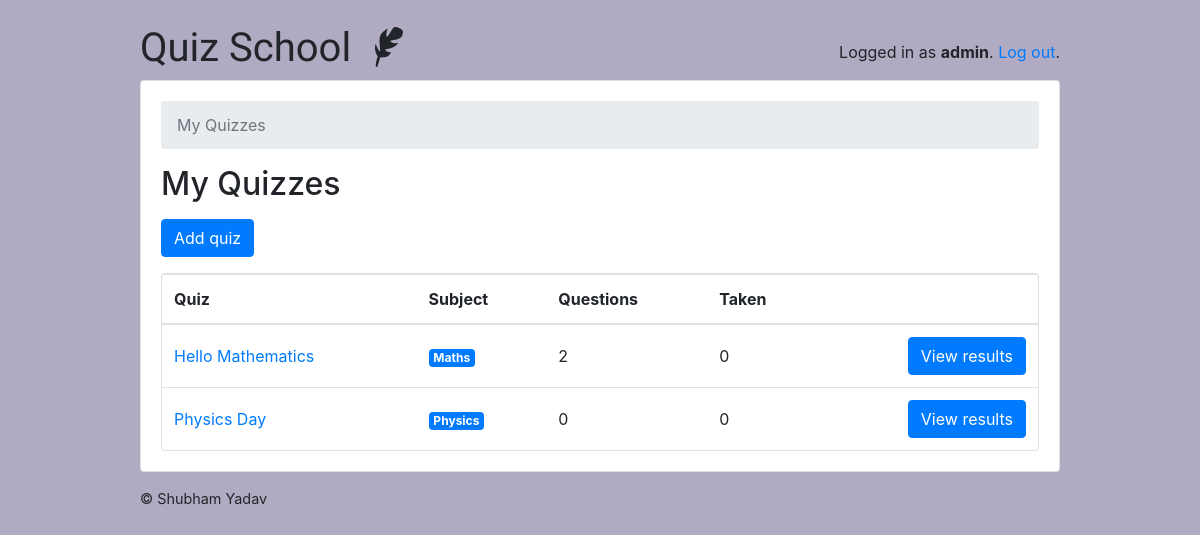
Screenshot of /teachers/ (signed in) with the database file from the repository.
### quiz/models.py (models this page shows, shortened)
class User(AbstractUser):
    is_teacher = models.BooleanField(default=False)
    is_student = models.BooleanField(default=False)

class Quiz(models.Model):
    owner = models.ForeignKey(User, on_delete=models.CASCADE, related_name='quizzes')
    name = models.CharField(max_length=255)
    subject = models.ForeignKey(Subject, on_delete=models.CASCADE, related_name='quizzes')

class Subject(models.Model):
    name = models.CharField(max_length=30)
    color = models.CharField(max_length=7, default='#007bff')
    def get_html_badge(self):
        name = escape(self.name)
        color = escape(self.color)
        html = f'<span class="badge badge-primary" style="background-color: {color}">{name}</span>'
        return mark_safe(html)

### quiz/views/teachers.py (the view)
# urls.py: path('', students.QuizListView.as_view(), name='quiz_list'),
@method_decorator([login_required, teacher_required], name='dispatch')
class QuizListView(ListView):
    model = Quiz
    ordering = ('name', )
    context_object_name = 'quizzes'
    template_name = 'classroom/teachers/quiz_change_list.html'
    def get_queryset(self):
        queryset = self.request.user.quizzes \
            .select_related('subject') \
            .annotate(questions_count=Count('questions', distinct=True)) \
            .annotate(taken_count=Count('taken_quizzes', distinct=True))
        return queryset

### quiz/templates/classroom/teachers/quiz_change_list.html
{% extends 'base.html' %}
{% block content %}
  <nav aria-label="breadcrumb">
    <ol class="breadcrumb">
      <li class="breadcrumb-item active" aria-current="page">My Quizzes</li>
    </ol>
  </nav>
  <h2 class="mb-3">My Quizzes</h2>
  <a href="{% url 'teachers:quiz_add' %}" class="btn btn-primary mb-3" role="button">Add quiz</a>
  <div class="card">
    <table class="table mb-0">
      <thead>
        <tr>
          <th>Quiz</th>
          <th>Subject</th>
          <th>Questions</th>
          <th>Taken</th>
          <th></th>
        </tr>
      </thead>
      <tbody>
        {% for quiz in quizzes %}
          <tr>
            <td class="align-middle"><a href="{% url 'teachers:quiz_change' quiz.pk %}">{{ quiz.name }}</a></td>
            <td class="align-middle">{{ quiz.subject.get_html_badge }}</td>
            <td class="align-middle">{{ quiz.questions_count }}</td>
            <td class="align-middle">{{ quiz.taken_count }}</td>
            <td class="text-right">
              <a href="{% url 'teachers:quiz_results' quiz.pk %}" class="btn btn-primary">View results</a>
            </td>
          </tr>
        {% empty %}
          <tr>
            <td class="bg-light text-center font-italic" colspan="5">You haven't created any quiz yet.</td>
          </tr>
        {% endfor %}
      </tbody>
    </table>
  </div>
{% endblock %}

### templates/base.html (shortened to what this page needs)
{% load static %}<!doctype html>
<html lang="en">
  <head>
    <link rel="stylesheet" href="https://maxcdn.bootstrapcdn.com/bootstrap/4.0.0/css/bootstrap.min.css">
    <link rel="stylesheet" type="text/css" href="{% static 'vendor/fontello-2f186091/css/fontello.css' %}">
    <link rel="stylesheet" type="text/css" href="{% static 'css/app.css' %}">
    {% if user.is_authenticated and user.is_teacher %}
      <link rel="stylesheet" type="text/css" href="{% static 'css/teachers.css' %}">
    {% else %}
      <link rel="stylesheet" type="text/css" href="{% static 'css/students.css' %}">
    {% endif %}
  </head>
  <body>
    <div class="container my-4">
      <div class="row justify-content-center">
        <div class="col-md-10 col-sm-12">
          <div class="row">
            <div class="col-6">
              <h1 class="logo">
                <a href="{% url 'home' %}">
                  Quiz School
                  {% if user.is_authenticated %}
                    {% if user.is_teacher %}
                      <span class="icon-feather" data-toggle="tooltip" data-placement="right" title="Teacher profile"></span>
                    {% else %}
                      <span class="icon-graduation-cap" data-toggle="tooltip" data-placement="right" title="Student profile"></span>
                    {% endif %}
                  {% endif %}
                </a>
              </h1>
            </div>
            <div class="col-6 text-right">
              {% if user.is_authenticated %}
                <p class="pt-3">Logged in as <strong>{{ user.username }}</strong>. <a href="{% url 'logout' %}">Log out</a>.</p>
              {% else %}
                <a href="{% url 'login' %}" class="btn btn-light" role="button">Log in</a>
                <a href="{% url 'signup' %}" class="btn btn-primary" role="button">Sign up</a>
              {% endif %}
            </div>
          </div>
          <div class="card mb-3">
            <div class="card-body">
              {% block content %}
              {% endblock %}
            </div>
          </div>
          <footer>
            <a href="https://subhamyadav580.github.io/" target="_blank">© Shubham Yadav</a>
          </footer>
        </div>
      </div>
    </div>
  </body>
</html>

### static/css/app.css (style rules this page uses)
.logo { font-family: 'Clicker Script', cursive; }
.logo a { color: #212529; text-decoration: none; }
footer { font-size: .9rem; }
footer a { color: #212529; }

### static/css/teachers.css (style rules this page uses)
body { background-color: #b0aac2; }

### rows the page displays
User: username "admin"
Quiz: name "Hello Mathematics", subject.get_html_badge "Maths", questions_count "2", taken_count "0"
Quiz: name "Physics Day", subject.get_html_badge "Physics", questions_count "0", taken_count "0"
